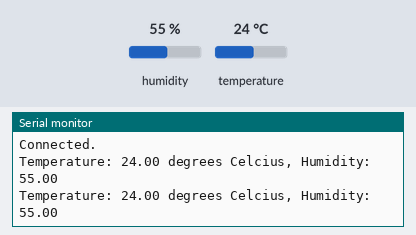
Bench run of a sketch on a simulated ESP32. On the bench: the last lines printed to the serial monitor. Inputs (shaded band) come from the test bench; at power-on: humidity 55 %, temperature 24 °C. WiFi joins after 1.5 s; servers stay silent unless stated.

Above: at 17.4 s.
17.5 s: humidity set to 22 %
At 29.0 s:
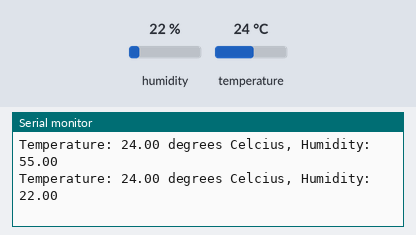
29.9 s: temperature set to 12 °C
At 41.0 s:
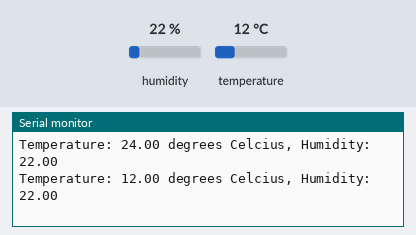
42.3 s: humidity set to 40 %
At 52.0 s:
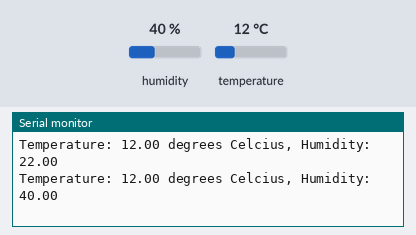
Timing chart, 0 to 53.5 s (numbered marks = the images above; inputs shaded):
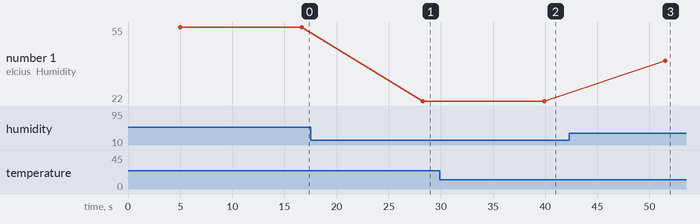

Measured:
- after the input at 17.5 s, the serial monitor: prints a new line after 10.8 s (image 1)
- after the input at 29.9 s, the serial monitor: prints a new line after 10.0 s (image 2)
- after the input at 42.3 s, the serial monitor: prints a new line after 9.2 s (image 3)
- plotted number 1: 55 → 22 after the input at 17.5 s, 22 → 40 after the input at 42.3 s

The sketch:

DHT11_Thingspeak.ino
```cpp
#include "ThingSpeak.h"
#include "WiFi.h"
#include <DHT.h>  // Include library for dht

//----------- Enter you Wi-Fi Details---------//
char ssid[] = "AndroidAP174A"; //SSID
char pass[] = "umeshp285"; // Password
//-------------------------------------------//


#define DHTPIN 4          //pin where the dht11 is connected

float humidity;
float temp;
DHT dht(DHTPIN, DHT11);
WiFiClient  client;

unsigned long myChannelField =  1142831; // Channel ID
const int ChannelField = 5; // Which channel to write data
const int ChannelField1=6;
const char * myWriteAPIKey = "AI0B2OH6EYV7UDHI"; // Your write API Key

void setup()
{
  Serial.begin(115200);
  dht.begin();
  WiFi.mode(WIFI_STA);
  ThingSpeak.begin(client);
}
void loop()
{
  if (WiFi.status() != WL_CONNECTED)
  {
    Serial.print("Attempting to connect to SSID: ");
    Serial.println(ssid);
    while (WiFi.status() != WL_CONNECTED)
    {
      WiFi.begin(ssid, pass);
      Serial.print(".");
      delay(5000);
    }
    Serial.println("\nConnected.");
  }

   humidity = dht.readHumidity();    // read humidity for sensor
   temp = dht.readTemperature();     // read temperature for sensor

    if (isnan(humidity) || isnan(temp))
      {
        Serial.println("Failed to read from DHT sensor!");
        return;
      }

  /* printing the results on console*/
      Serial.print("Temperature: ");
      Serial.print(temp);
      Serial.print(" degrees Celcius, Humidity: ");
      Serial.print(humidity);
      Serial.println();

      delay(10000);
  ThingSpeak.writeField(myChannelField, ChannelField, temp, myWriteAPIKey);
  ThingSpeak.writeField(myChannelField, ChannelField1, humidity, myWriteAPIKey);

  delay(1000);
}
```
